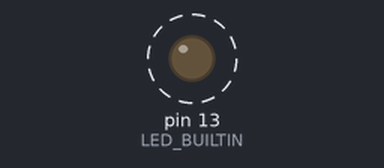
A sketch run on a simulated Arduino Uno, built with avr-gcc and run on an emulated ATmega328P. Shown: output pins drawn as LEDs (lit = HIGH). Dashed ring = blinking.

Above: at 0.6 s.
Timing chart, 0 to 3.0 s (numbered marks = the images above):
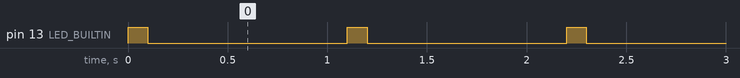

Measured:
- by itself, pin 13 (LED_BUILTIN): alternates HIGH for 0.10 s and LOW for 1.0 s

The sketch:

urgent.ino
```cpp
void setup() {
  pinMode(LED_BUILTIN, OUTPUT);
}

// the loop function runs over and over again forever
void loop() {
    digitalWrite(LED_BUILTIN, HIGH);
    delay(100);
    digitalWrite(LED_BUILTIN, LOW);
    delay(1000);

}
```
